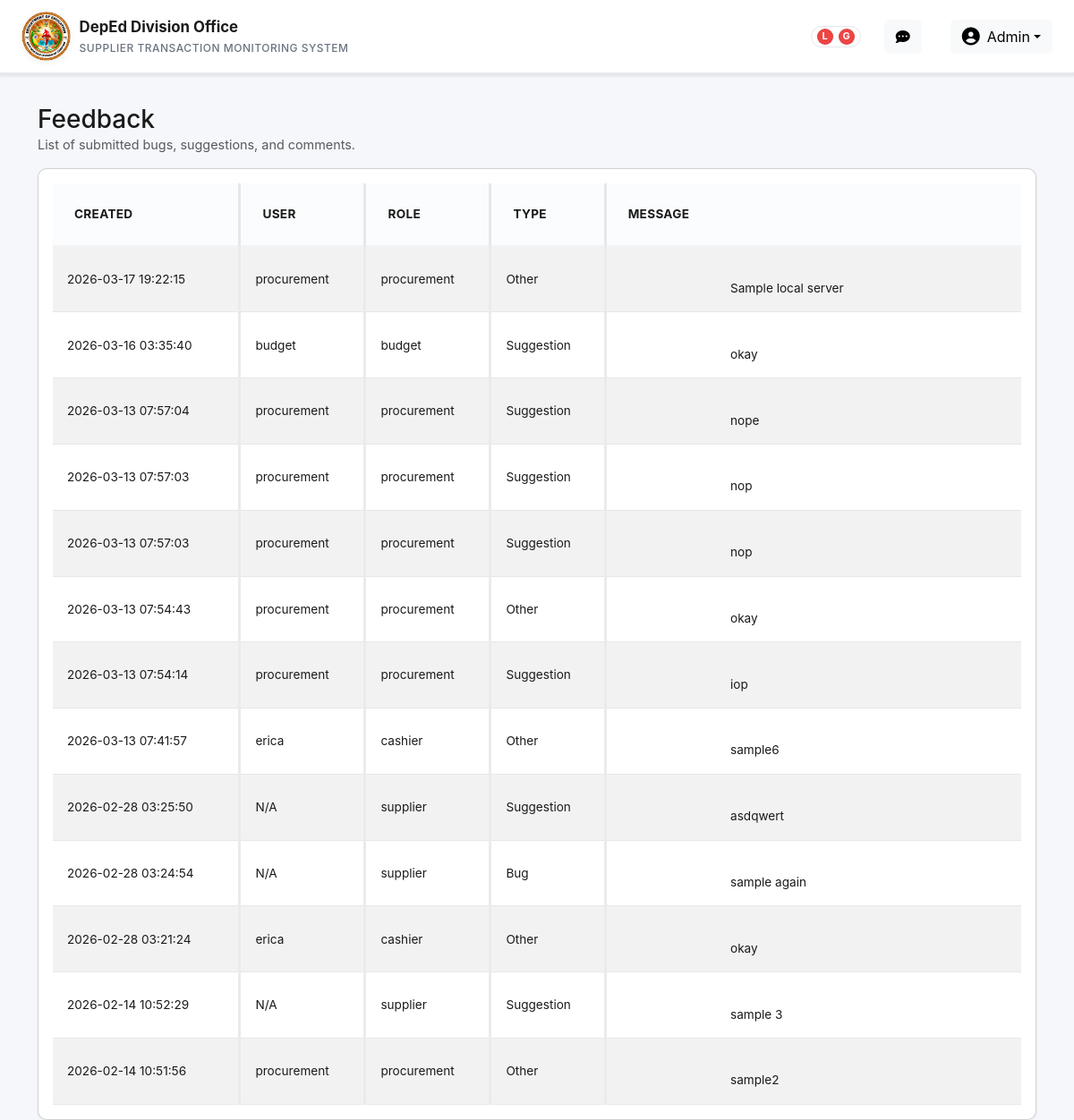
Screenshot of /feedback.php (signed in) with the database file from the repository.
### tables this page shows
CREATE TABLE `feedback` (
  `id` int(11) NOT NULL,
  `user_id` int(11) DEFAULT NULL,
  `role` varchar(50) DEFAULT NULL,
  `type` varchar(50) NOT NULL,
  `message` text NOT NULL,
  `is_read` tinyint(1) NOT NULL DEFAULT 0,
  `created_at` timestamp NOT NULL DEFAULT current_timestamp()
);

CREATE TABLE `users` (
  `id` int(11) NOT NULL,
  `username` varchar(100) NOT NULL,
  `email` varchar(255) DEFAULT NULL,
  `password_hash` varchar(255) NOT NULL,
  `role_id` int(11) NOT NULL,
  `supplier_id` int(11) DEFAULT NULL,
  `active_session_id` varchar(128) DEFAULT NULL,
  `active_session_last_seen` datetime DEFAULT NULL,
  `last_login_at` datetime DEFAULT NULL,
  `last_login_ip` varchar(45) DEFAULT NULL,
  `created_at` timestamp NOT NULL DEFAULT current_timestamp(),
  `full_name` varchar(150) DEFAULT NULL
);

### feedback.php (the view, shortened to what this page needs)
<?php
$db = get_db();
$role = $_SESSION['role'] ?? '';
if ($role === 'admin') {
    try {
        $db->exec('UPDATE feedback SET is_read = 1 WHERE is_read = 0');
    } catch (Exception $e) {
    }
}
$stmt = $db->query('SELECT f.*, u.username FROM feedback f LEFT JOIN users u ON f.user_id = u.id ORDER BY f.created_at DESC');
$feedbacks = $stmt->fetchAll();
include __DIR__ . '/header.php';
?>
<div class="container mt-4">
    <div class="d-flex justify-content-between align-items-center mb-3 flex-wrap gap-2">
        <div>
            <h3 class="mb-0">Feedback</h3>
            <p class="text-muted mb-0" style="font-size: 0.9rem;">List of submitted bugs, suggestions, and comments.</p>
        </div>
    </div>
    <div class="card table-wrapper">
        <div class="card-body table-responsive">
            <table class="table table-sm table-hover align-middle table-striped">
                <thead class="table-light">
                <tr>
                    <th>Created</th>
                    <th>User</th>
                    <th>Role</th>
                    <th>Type</th>
                    <th>Message</th>
                </tr>
                </thead>
                <tbody>
                <?php if (!$feedbacks): ?>
                    <tr>
                        <td colspan="5" class="text-center text-muted">No feedback submitted yet.</td>
                    </tr>
                <?php else: ?>
                    <?php foreach ($feedbacks as $f): ?>
                        <tr class="<?php echo !empty($f['is_read']) ? '' : 'notif-unread'; ?>">
                            <td><?php echo htmlspecialchars($f['created_at']); ?></td>
                            <td><?php echo htmlspecialchars($f['username'] ?? 'N/A'); ?></td>
                            <td><?php echo htmlspecialchars($f['role'] ?? ''); ?></td>
                            <td><?php echo htmlspecialchars($f['type']); ?></td>
                            <td style="max-width: 480px; white-space: pre-wrap;">
                                <?php echo nl2br(htmlspecialchars($f['message'])); ?>
                            </td>
                        </tr>
                    <?php endforeach; ?>
                <?php endif; ?>
                </tbody>
            </table>
        </div>
    </div>
</div>
<?php include __DIR__ . '/footer.php'; ?>

### header.php (style rules this page uses)
:root { --primary-blue: #3b7ca8; --primary-dark: #2c5a7f; --primary-light: #4a8fc7; --bg-light: #f5f7fa; --bg-white: #ffffff; --text-dark: #1a1a1a; --text-muted: #6b7280; --border-color: #e5e7eb; --status-success: #10b981; --status-warning: #f59e0b; --status-danger: #ef4444; --status-info: #3b82f6; }
* { margin: 0; padding: 0; box-sizing: border-box; }
html, body { height: 100%; }
body { background-color: var(--bg-light); font-family: -apple-system, BlinkMacSystemFont, 'Segoe UI', 'Roboto', 'Oxygen', 'Ubuntu', 'Cantarell', sans-serif; color: var(--text-dark); }
.table-wrapper { background: var(--bg-white); border-radius: 10px; box-shadow: 0 1px 3px rgba(0, 0, 0, 0.05); overflow: hidden; }
.table { margin-bottom: 0; background: var(--bg-white); font-size: 0.85rem; }
.table thead { background-color: #f9fafb; border-bottom: 2px solid var(--border-color); }
.table thead th { border: none; font-weight: 600; color: var(--text-dark); font-size: 0.85rem; text-transform: uppercase; letter-spacing: 0.3px; padding: 1.5rem; background: #f9fafb; }
.table thead th:not(:last-child), .table tbody td:not(:last-child) { border-right: 3px solid rgba(0,0,0,0.08); }
.table tbody td { padding: 1rem; border-color: var(--border-color); color: var(--text-dark); vertical-align: middle; }
.table tbody tr { transition: background-color 0.3s ease; border-bottom: 1px solid var(--border-color); }
.table tbody tr:last-child { border-bottom: none; }
.table thead th { background: #fbfcfd; color:var(--text-dark); font-weight:700; border-bottom: 2px solid rgba(0,0,0,0.04); }

### rows the page displays
feedback: created_at "2026-03-17 19:22:15", user.username "procurement", role "procurement", type "Other", message "Sample local server"
feedback: created_at "2026-03-16 03:35:40", user.username "budget", role "budget", type "Suggestion", message "okay"
feedback: created_at "2026-03-13 07:57:04", user.username "procurement", role "procurement", type "Suggestion", message "nope"
feedback: created_at "2026-03-13 07:57:03", user.username "procurement", role "procurement", type "Suggestion", message "nop"
feedback: created_at "2026-03-13 07:57:03", user.username "procurement", role "procurement", type "Suggestion", message "nop"
feedback: created_at "2026-03-13 07:54:43", user.username "procurement", role "procurement", type "Other", message "okay"
feedback: created_at "2026-03-13 07:54:14", user.username "procurement", role "procurement", type "Suggestion", message "iop"
feedback: created_at "2026-03-13 07:41:57", user.username "erica", role "cashier", type "Other", message "sample6"
feedback: created_at "2026-02-28 03:25:50", username "N/A", role "supplier", type "Suggestion", message "asdqwert"
feedback: created_at "2026-02-28 03:24:54", username "N/A", role "supplier", type "Bug", message "sample again"
feedback: created_at "2026-02-28 03:21:24", user.username "erica", role "cashier", type "Other", message "okay"
feedback: created_at "2026-02-14 10:52:29", username "N/A", role "supplier", type "Suggestion", message "sample 3"
feedback: created_at "2026-02-14 10:51:56", user.username "procurement", role "procurement", type "Other", message "sample2"

### other values shown
$_SESSION['role'] "Admin"
